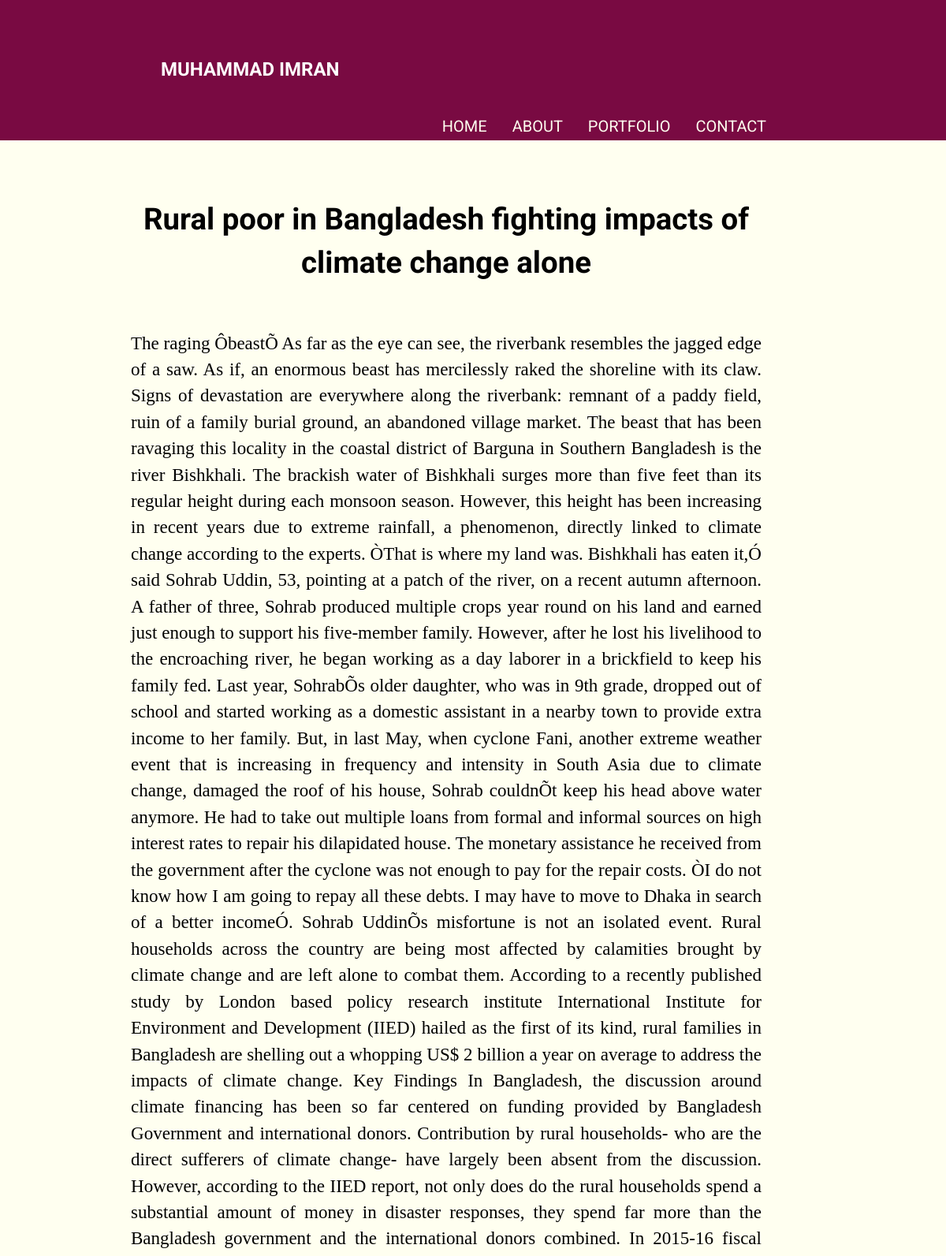
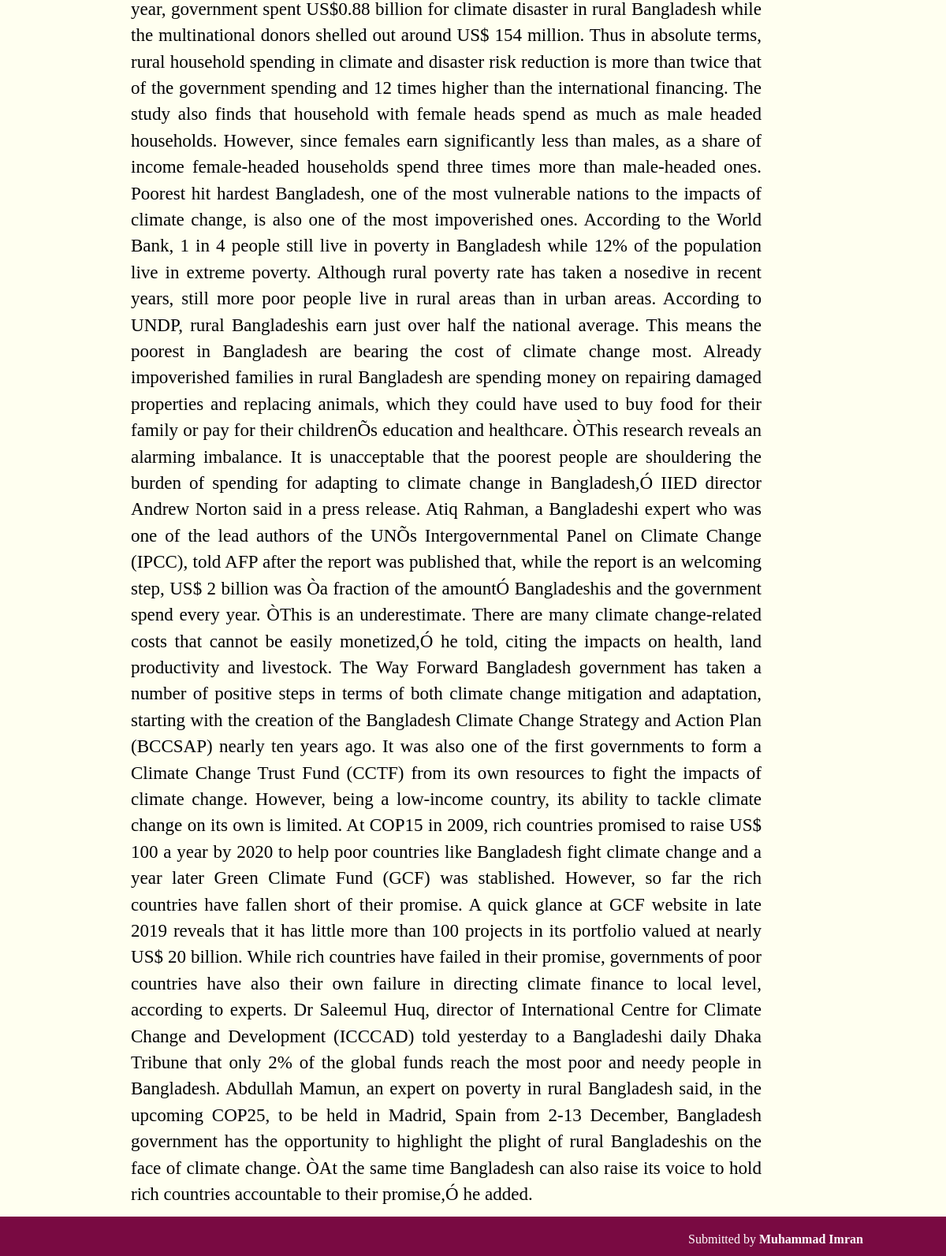
The app's page /article/1 with its own data (2 pictures, top to bottom).
### myapp.py (models this page shows)
class Article(db.Model):
    id = db.Column(db.Integer, primary_key=True)
    headline = db.Column(db.String(100), nullable=False)
    content = db.Column(db.Text, nullable=False)

### myapp.py (the view)
@app.route('/article/<int:article_id>')
def article_detail(article_id):
    article = Article.query.get_or_404(article_id)
    return render_template('article_detail.html', article=article)

### templates/article_detail.html (shortened to what this page needs)
<!DOCTYPE html>
<html lang="en">
<head>
    <link rel="stylesheet" href="{{ url_for('static', filename='css/style.css') }}">
</head>
<body>
    <header>
        <a href="{{ url_for('home') }}" class="logo-link">
            <h1 class="logo">MUHAMMAD IMRAN</h1>
        </a>
        <nav id="nav-bar-main">
            <ul>
                <li class="nav-main"><a href="{{ url_for('home') }}">Home</a></li>
                <li class="nav-main"><a href="{{ url_for('about') }}">About</a></li>
                <li class="nav-main"><a href="{{ url_for('portfolio') }}">Portfolio</a></li>
                <li class="nav-main"><a href="{{ url_for('contact') }}">Contact</a></li>
            </ul>
        </nav>
    </header>
    <main>
        <h1>{{ article.headline }}</h1>
        <p>{{ article.content }}</p>
    </main>
    <footer>
        Submitted by <strong>Muhammad Imran</strong>
    </footer>
</body>
</html>

### static/css/style.css (style rules this page uses)
* { margin: 0; font-family: 'Georgia', serif; }
:root { --primary-bg-light: #fffff0; --primary-bg-dark: #790a42; --secondary-bg-dark: #000000; --link-color: #317bc0; --link-hover-color: rgb(78, 129, 112); --nav-link-color: #2c3531; --nav-link-hover-color: var(--link-color); }
body { background-color: var(--primary-bg-light); min-height: 100vh; display: flex; flex-direction: column; }
a { color: var(--link-color); }
p { color: var(--secondary-bg-dark); }
header { background-color: var(--primary-bg-dark); text-align: center; position: fixed; z-index: 99; width: 100%; }
header h1 { margin-left: 13vw; font-size: 1.5em; }
.logo-link { text-decoration: none; color: inherit; display: inline-block; }
nav { position: absolute; top: 100%; left: 0; background-color: var(--primary-bg-dark); padding: 0 1em; transform: scaleY(0); transform-origin: top; transition: transform 333ms ease-in-out; }
nav ul { list-style: none; }
nav li { margin-bottom: 1em; }
nav a { color: var(--primary-bg-light); font-family: "roboto"; text-decoration: none; text-transform: uppercase; font-size: 1.25rem; opacity: 0; transition: opacity 50ms ease-in-out; }
h1.logo { color:white; }
main, .reference-container { margin-top: 10em; color: white; padding: 0 2em; text-align: justify; }
main p, main h1, main h2, .reference-container { margin: 0.5em 0; line-height: 145%; }
h1 { text-align: center; }
h1, h2, h3 { color: var(--secondary-bg-dark); }
footer { display: block; background-color: var(--primary-bg-dark); color: white; text-align: center; padding: 0 3em; margin-top: auto; }
.logo { grid-column: 1 / span 1; text-align: left; padding-left: 2em; }
nav { all: unset; grid-column: 1 / 4; justify-content: flex-end; align-items: center; padding-right: 19vw; }
h1 { padding: 1em 0; font-family: "roboto", sans-serif; }
nav a { opacity: 1; }
nav ul { display: flex; justify-content: flex-end; padding-top: 1em; }
nav li { margin: 0 0 0 2em; }
nav a::before { content: ''; display: block; height: 5px; background: black; position: absolute; top: -.75em; left: 0; right: 0; transform: scaleX(0); transform-origin: left; transition: transform 250ms ease-in-out; }
main { padding-top: 4.5em; }
main { padding: 0 7.5vw; }
p { font-size: 1.2em; }
main { max-width: 800px; margin-left: auto; margin-right: 12%; font-size: 1.2em; }
footer { padding-left: 51em; padding-top: 1.25em; padding-bottom: .750em; }
@media screen and (min-width: 800px) { header { display: grid; grid-template-columns: 1fr auto minmax(600px, 1fr); padding-top: 50px; height: 8em; } }

### records on screen
Article: headline "Rural poor in Bangladesh fighting impacts of climate change alone", content "The raging ÔbeastÕ As far as the eye can see, the riverbank resembles the jagged edge of a saw. As if, an enormous beast has mercilessly raked the shoreline with its claw. Signs of devastation are everywhere along the riverbank: remnant of a paddy field, ruin of a family burial ground, an abandoned village market. The beast that has been ravaging this locality in the coastal district of Barguna in Southern Bangladesh is the river Bishkhali. The brackish water of Bishkhali surges more than five feet than its regular height during each monsoon season. However, this height has been increasing in recent years due to extreme rainfall, a phenomenon, directly linked to climate change according to…"
